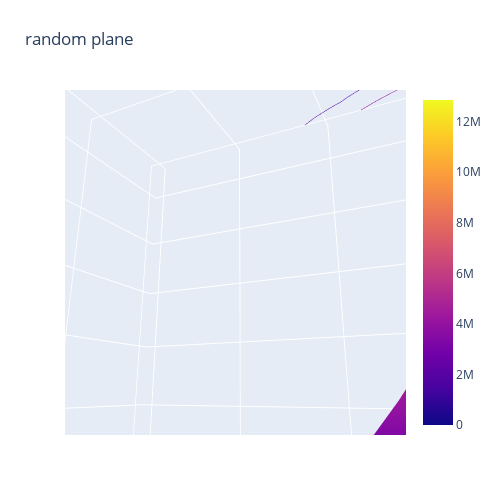

This figure's notebook cell:
### Code cell
import plotly.graph_objects as go

fig = go.Figure(data=[go.Surface(z=losses)])
fig.update_traces(contours_z=dict(show=True, usecolormap=True,
                                  highlightcolor="limegreen", project_z=True))
fig.update_layout(title='random plane', autosize=False,
                  scene_camera_eye=dict(x=1.87, y=0.88, z=-0.64),
                  width=500, height=500,
                  margin=dict(l=65, r=50, b=65, t=90)
)

fig.show()

### Figure 1 — Plotly figure (JSON) as saved in the notebook; plotly's stock layout.template omitted (floating-point values rounded to 4 significant figures; data arrays with more than 128 entries replaced by an {"elided": "..."} marker saying what was removed)
{"data": [{"contours": {"z": {"highlightcolor": "limegreen", "project": {"z": true}, "show": true, "usecolormap": true}}, "type": "surface", "z": {"elided": "20x20 float values"}}], "layout": {"autosize": false, "height": 500, "margin": {"b": 65, "l": 65, "r": 50, "t": 90}, "scene": {"aspectmode": "auto", "aspectratio": {"x": 1, "y": 1, "z": 1}, "camera": {"center": {"x": 0, "y": 0, "z": 0}, "eye": {"x": 0.4237, "y": 0.1994, "z": -0.145}, "projection": {"type": "perspective"}, "up": {"x": 0, "y": 0, "z": 1}}}, "title": {"text": "random plane"}, "width": 500}}
